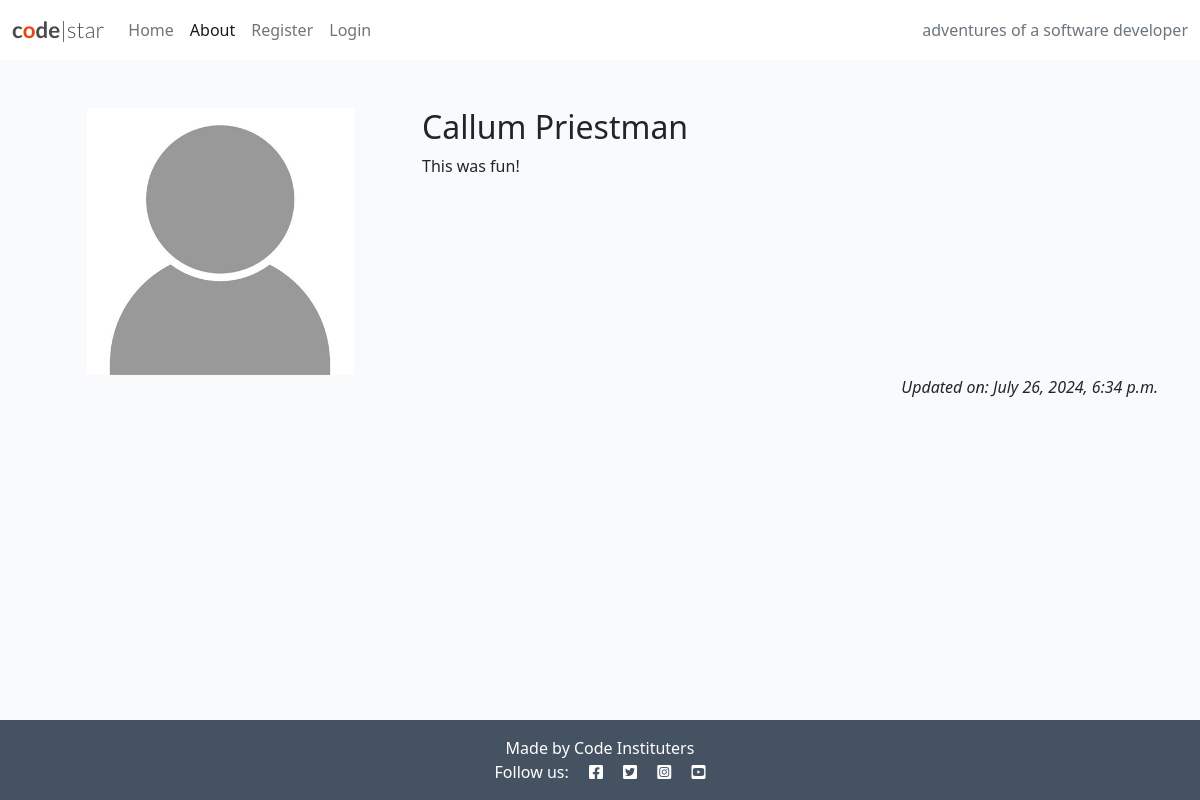
The page /about/ on the database its author committed.
### about/models.py (models this page shows, shortened)
class About(models.Model):
    title = models.CharField(max_length=200)
    updated_on = models.DateTimeField(auto_now=True)
    content = models.TextField()

### about/views.py (the view)
# urls.py: path('', views.about_me, name='about'),
def about_me(request):
    about = About.objects.all().order_by('-updated_on').first()
    return render(
        request,
        "about/about.html",
        {"about": about},
    )

### about/templates/about/about.html
{% extends 'base.html' %}
{% block content %}
{% load static %}
<div class="container mt-5">
    <div class="row">
        <div class="col-4 text-center">
            <img src="{% static 'images/nobody.jpg' %}" width="75%" />
        </div>
        <div class="col-8">
            <h2>{{ about.title }}</h2>
            {{ about.content | safe }}
        </div>
    </div>
    <div class="row">
        <div class="col text-right">
            <p class="text-end"><em>Updated on: {{ about.updated_on }}</em></p>
        </div>
    </div>
</div>
{% endblock content %}

### static/css/style.css (style rules this page uses)
body { background-color: #F9FAFC; }
.main-bg { background-color: #F9FAFC; }

### rows shown on the page
About: title "Callum Priestman", content "This was fun!", updated_on "July 26, 2024, 6:34 p.m."
